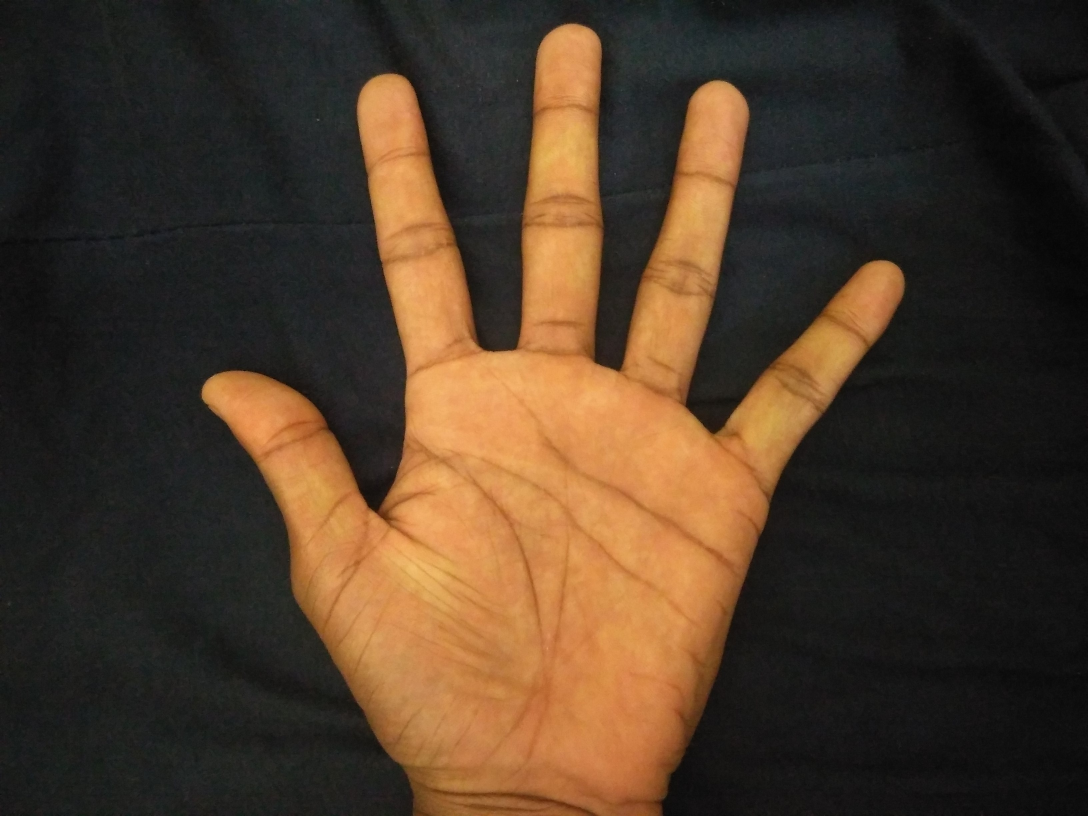
#> input picture IMG_20161220_013140.jpg, 3264 x 2448 px (shown at 1/3 size)
$ python stage1.py   (Python 2 division)
#> lines starting #> are read from the running program, lines starting #| are printed output that depends on the picture; after the words box and inside, x2 and y2 are one past the last pixel; in counts of white or black regions, pixels touching at a corner belong together
#!/usr/bin/python
#will take corrected binary image and rotate it
import sys
import numpy as np
import cv2
import sys
import easygui
import matplotlib.pyplot as plt

path = easygui.fileopenbox("choose image to work on")
#> the answer given: IMG_20161220_013140.jpg
img = cv2.imread(path,1)
#> img is the input picture: shape (2448, 3264, 3); mean B, G, R 41, 58.8, 77.9
img=cv2.resize(img,(1200,700))
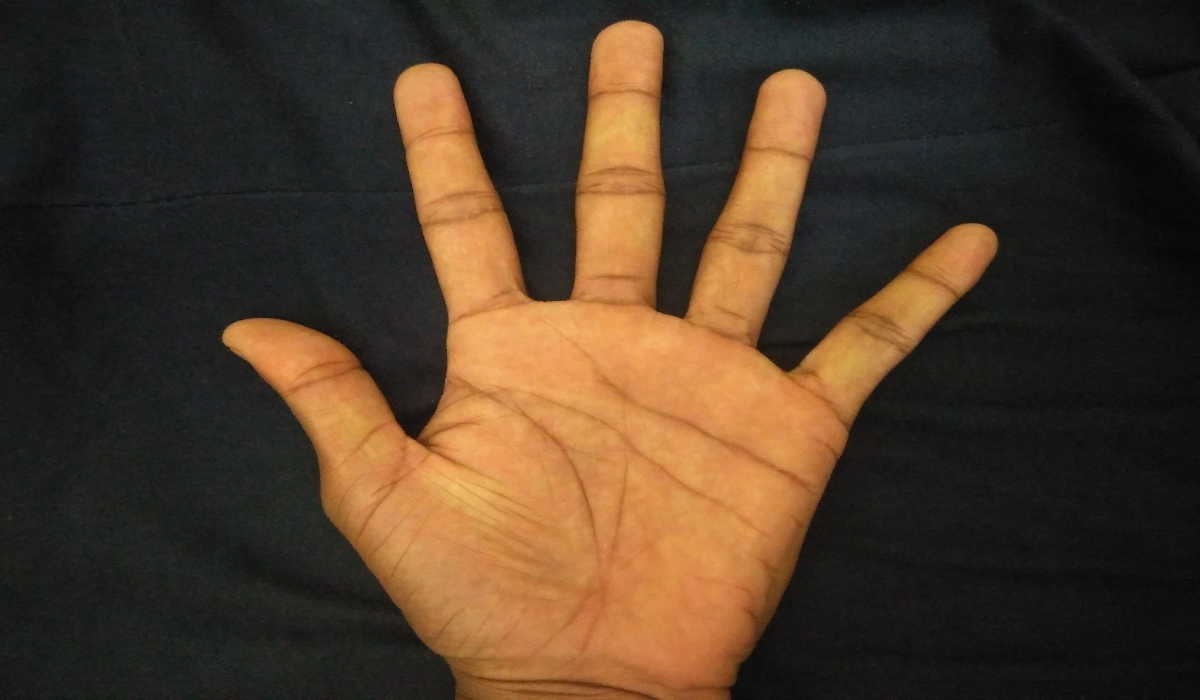
#> img: shape (700, 1200, 3); mean B, G, R 40.9, 58.7, 77.8
gray = cv2.cvtColor(img,cv2.COLOR_BGR2GRAY)
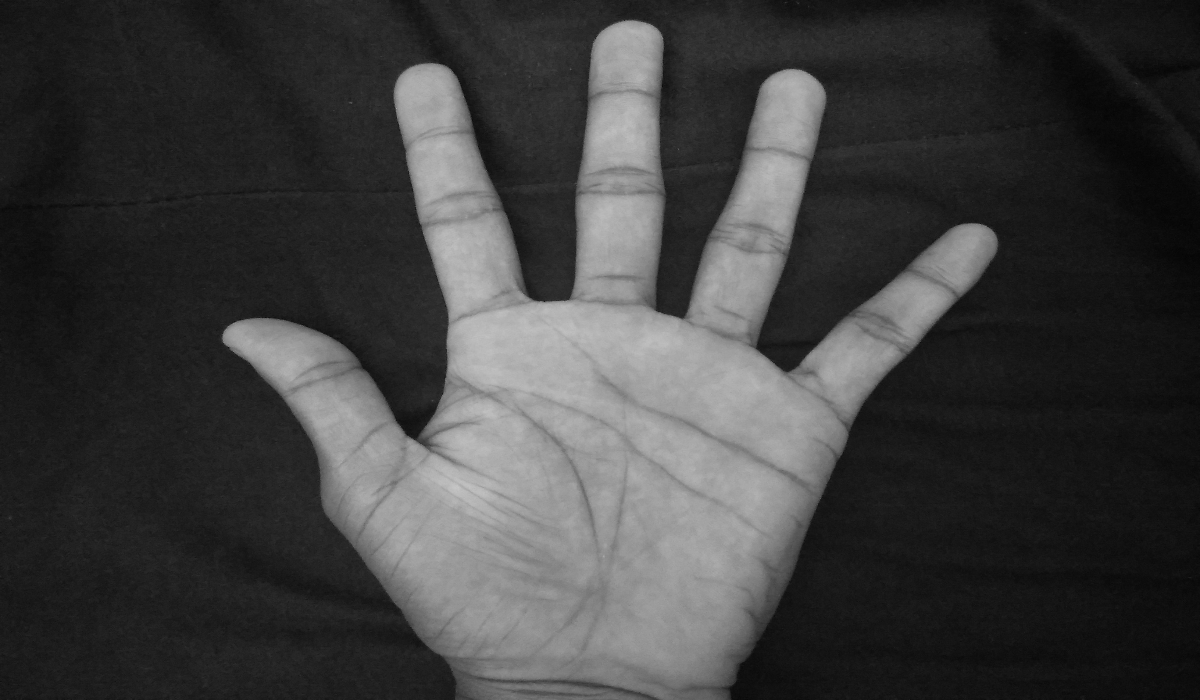
#> gray: shape (700, 1200); min 4, max 199, mean 62.4

# apply 3x3 media filter on image
medianFiltered = cv2.medianBlur(gray,3)

#apply binary threshold

#otsu's method
thresh,binary = cv2.threshold(medianFiltered,110,255,cv2.THRESH_BINARY | cv2.THRESH_OTSU)
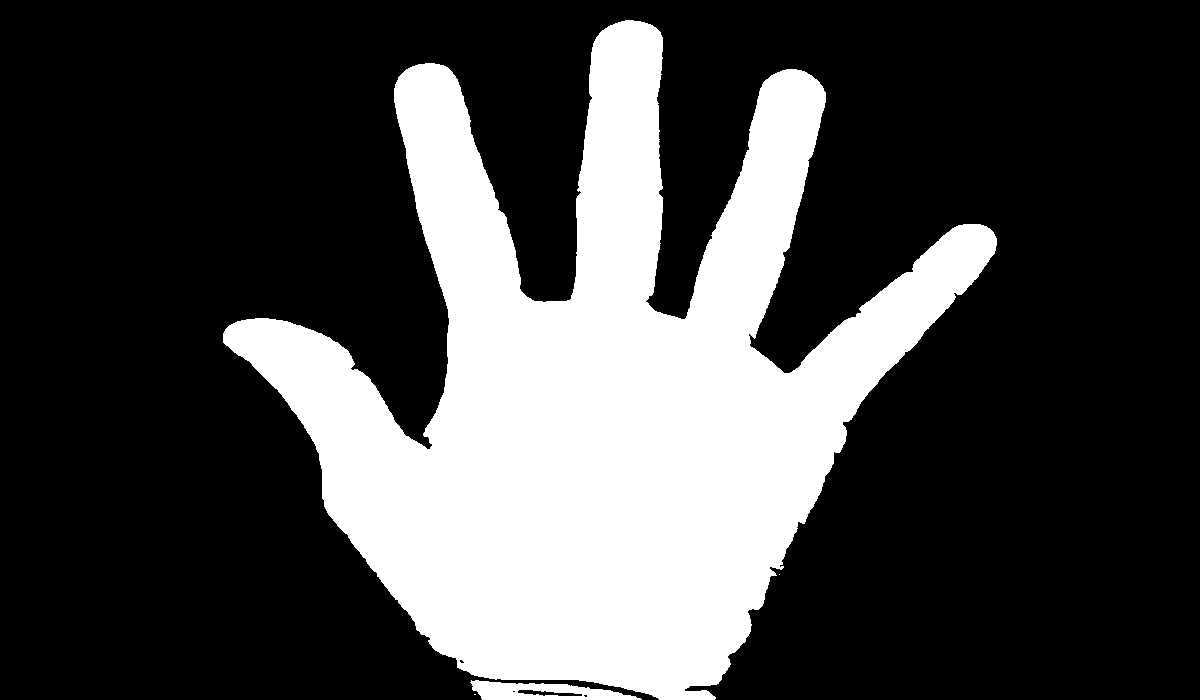
#> binary: shape (700, 1200); 27.7% white; 4 white regions (2 under 20 px), largest, box (x1, y1, x2, y2) and area: (223, 20, 997, 700) 230417, (470, 680, 642, 700) 2058
#> thresh = 89
print thresh
#| 89.0
#normal thresholding
thresh=90
#binary = cv2.threshold(medianFiltered, thresh, 255, cv2.THRESH_BINARY)[1]

cv2.imshow("gray image",binary)
cv2.waitKey(0)

$ run again, on hand.JPG
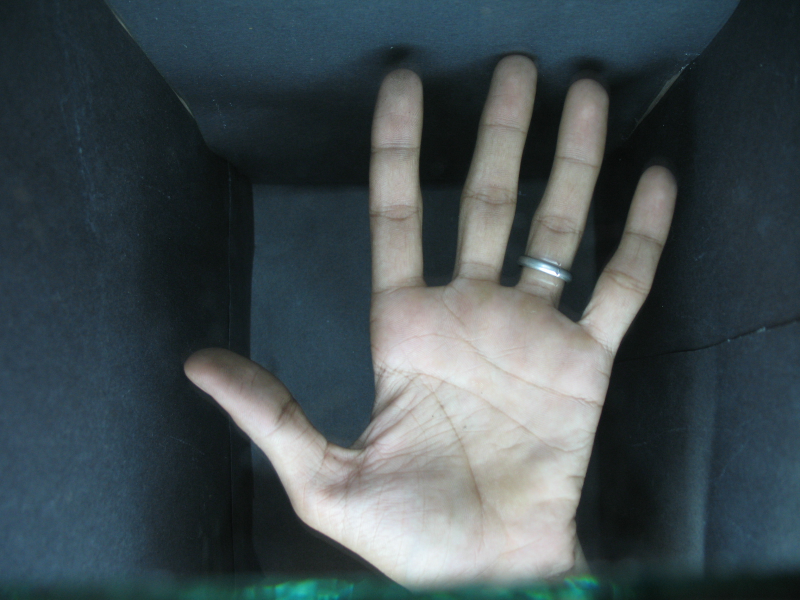
#> input picture hand.JPG, 1600 x 1200 px (shown at 1/2 size)
#> img is the input picture: shape (1200, 1600, 3); mean B, G, R 82.1, 78.1, 66.8
#> img: shape (700, 1200, 3)
#> `gray = cv2.cvtColor(img,cv2.COLOR_BGR2GRAY)`:
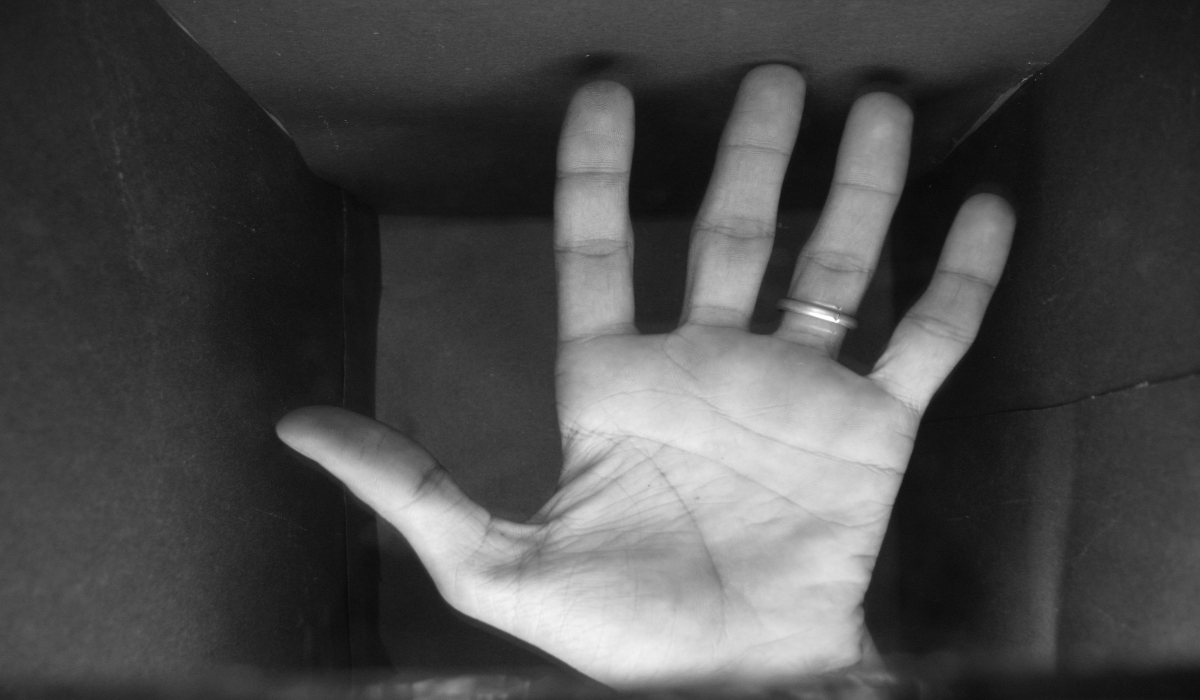
#> gray: shape (700, 1200); min 8, max 255, mean 75.1
#> `thresh,binary = cv2.threshold(medianFiltered,110,255,cv2.THRESH_BINARY..`:
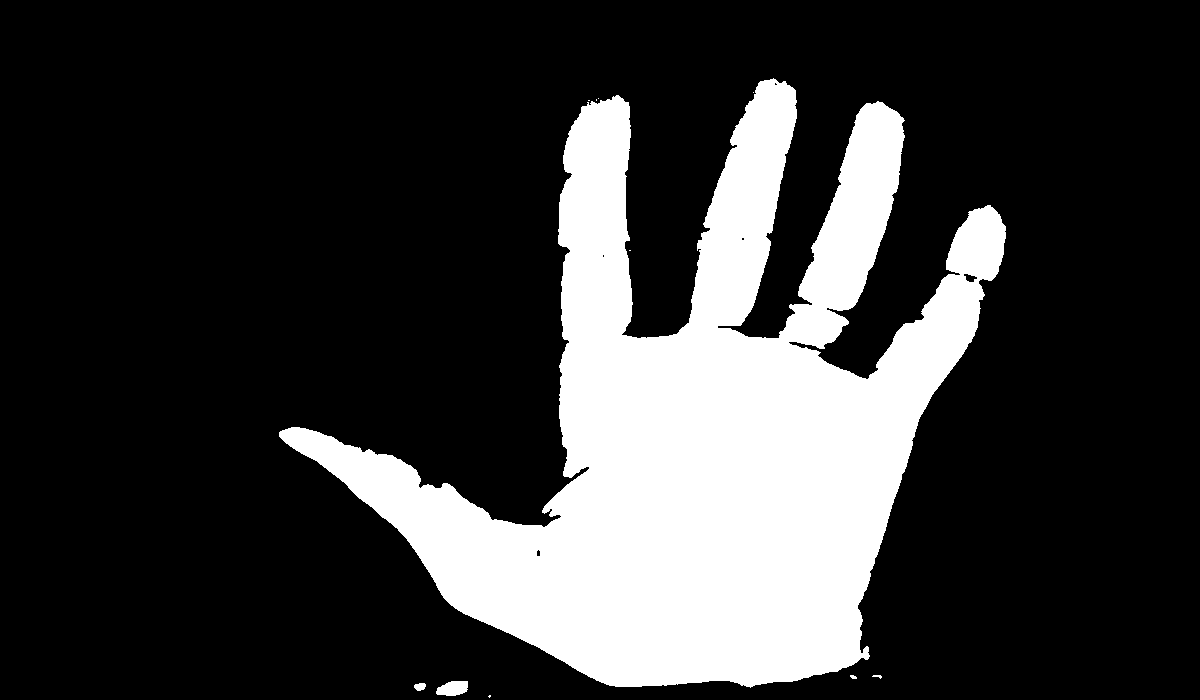
#> binary: shape (700, 1200); 22.3% white; 11 white regions (6 under 20 px), largest, box (x1, y1, x2, y2) and area: (279, 78, 1006, 688) 186702, (436, 681, 468, 696) 376, (414, 683, 426, 691) 74, (872, 675, 882, 679) 22, (850, 675, 857, 679) 21
#> thresh = 110
#| 110.0
